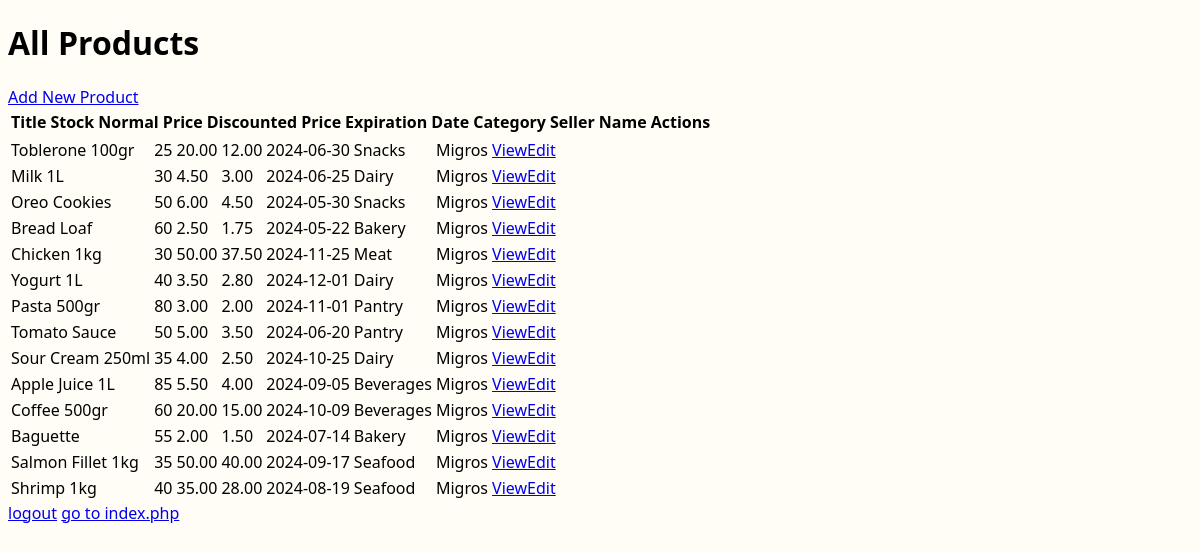
/seller.php (signed in), run on the app's committed database.
### tables this page shows
CREATE TABLE products (
    product_id INT AUTO_INCREMENT PRIMARY KEY,
    title VARCHAR(255) NOT NULL,
    stock INT NOT NULL,
    normal_price DECIMAL(10, 2) NOT NULL,
    discounted_price DECIMAL(10, 2) NOT NULL,
    expiration_date DATE NOT NULL,
    image_url VARCHAR(255),
    category VARCHAR(255) NOT NULL,
    user_id INT NOT NULL
);

CREATE TABLE users (
    user_id INT AUTO_INCREMENT PRIMARY KEY,
    first_name VARCHAR(255) NOT NULL,
    last_name VARCHAR(255) NOT NULL,
    market_name VARCHAR(255) NOT NULL,
    user_email VARCHAR(255) NOT NULL,
    user_password VARCHAR(255) NOT NULL,
    user_city VARCHAR(100),
    user_district VARCHAR(100),
    user_address VARCHAR(255),
    type_of_user INT,
    user_session_token VARCHAR(512)
);

### db.php (called while the page is built, shortened)
<?php
try {
     $db = new PDO(DSN, USER, DBPASSWORD) ;
} catch(PDOException $e) {
     echo "Set username and password in 'db.php' appropriately" ;
     exit ;
}
function getUserById($id) {
     global $db;
     $stmt = $db->prepare("select * from users where user_id = ?");
     $stmt->execute([$id]) ;
     return $stmt->fetch() ;
}

### seller.php (the view, shortened to what this page needs)
<?php
require_once "db.php";
$stmt = $db->prepare('select * from products where user_id = ?');
$stmt->execute([$_SESSION["user"]["user_id"]]);
$list = $stmt->fetchAll();
?>
<!DOCTYPE html>
<html lang="en">
<head>
    <link rel="stylesheet" href="style.css">
</head>
<body>
    <h1>All Products</h1>
    <a href="add_product.php">Add New Product</a>
    <table>
        <tr>
            <th>Title</th>
            <th>Stock</th>
            <th>Normal Price</th>
            <th>Discounted Price</th>
            <th>Expiration Date</th>
            <th>Category</th>
            <th>Seller Name</th>
            <th>Actions</th>
        </tr>
        <?php
    if (sizeof($list)> 0) {
        echo "<table>";
        foreach ($list as $row) {
            echo "<tr>";
            echo "<td>" . $row['title'] . "</td>";
            echo "<td>" . $row['stock'] . "</td>";
            echo "<td>" . $row['normal_price'] . "</td>";
            echo "<td>" . $row['discounted_price'] . "</td>";
            echo "<td>" . $row['expiration_date'] . "</td>";
            echo "<td>" . $row['category'] . "</td>";
            echo "<td>" . getUserById($row['user_id'])["market_name"] . "</td>";
            echo "<td>";
            echo "<a href='view_product.php?id=" . $row['product_id'] . "' >View</a>";
            echo "<a href='edit_product.php?id=" . $row['product_id'] . "' >Edit</a>";
            echo "</td>";
            echo "</tr>";
        }
        echo "</table>";
    } else {
        echo "No products found.";
    } ?>
    </table>
    <a href="logout.php">logout</a>
    <a href="index.php">go to index.php</a>
</body>
</html>

### style.css (style rules this page uses)
body { background-color:#FFFDF6; }
* { font-family: 'Segoe UI', Tahoma, Geneva, Verdana, sans-serif; }

### seller.php (style rules this page uses)
table { border: 1; }

### data on the page
products: title "Toblerone 100gr", stock "25", normal_price "20.00", discounted_price "12.00", expiration_date "2024-06-30", category "Snacks", user.market_name "Migros"
products: title "Milk 1L", stock "30", normal_price "4.50", discounted_price "3.00", expiration_date "2024-06-25", category "Dairy", user.market_name "Migros"
products: title "Oreo Cookies", stock "50", normal_price "6.00", discounted_price "4.50", expiration_date "2024-05-30", category "Snacks", user.market_name "Migros"
products: title "Bread Loaf", stock "60", normal_price "2.50", discounted_price "1.75", expiration_date "2024-05-22", category "Bakery", user.market_name "Migros"
products: title "Chicken 1kg", stock "30", normal_price "50.00", discounted_price "37.50", expiration_date "2024-11-25", category "Meat", user.market_name "Migros"
products: title "Yogurt 1L", stock "40", normal_price "3.50", discounted_price "2.80", expiration_date "2024-12-01", category "Dairy", user.market_name "Migros"
products: title "Pasta 500gr", stock "80", normal_price "3.00", discounted_price "2.00", expiration_date "2024-11-01", category "Pantry", user.market_name "Migros"
products: title "Tomato Sauce", stock "50", normal_price "5.00", discounted_price "3.50", expiration_date "2024-06-20", category "Pantry", user.market_name "Migros"
products: title "Sour Cream 250ml", stock "35", normal_price "4.00", discounted_price "2.50", expiration_date "2024-10-25", category "Dairy", user.market_name "Migros"
products: title "Apple Juice 1L", stock "85", normal_price "5.50", discounted_price "4.00", expiration_date "2024-09-05", category "Beverages", user.market_name "Migros"
products: title "Coffee 500gr", stock "60", normal_price "20.00", discounted_price "15.00", expiration_date "2024-10-09", category "Beverages", user.market_name "Migros"
products: title "Baguette", stock "55", normal_price "2.00", discounted_price "1.50", expiration_date "2024-07-14", category "Bakery", user.market_name "Migros"
products: title "Salmon Fillet 1kg", stock "35", normal_price "50.00", discounted_price "40.00", expiration_date "2024-09-17", category "Seafood", user.market_name "Migros"
products: title "Shrimp 1kg", stock "40", normal_price "35.00", discounted_price "28.00", expiration_date "2024-08-19", category "Seafood", user.market_name "Migros"
